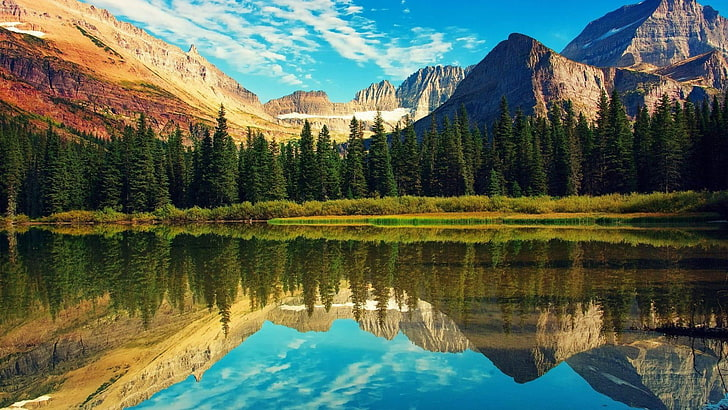
#> input picture image.jpg, 728 x 410 px, found by its file name
$ jupyter execute Project1.ipynb
#> lines starting #> are read from the running program, lines starting #| are printed output that depends on the picture
> **Môn học: Xử lý ảnh số và thị giác máy tính - CO3057**

> **Project 1: Grayscale and color images**

> Họ và tên: Trần Minh Khoa

> MSSV: 2110278

> [Link github repository](https://)

---

# **1. Công thức toán liên quan**

> ## **1.1. Chuyển đổi ảnh màu sang ảnh xám**
*   Công thức: $Gray = 0.2989 \times R + 0.5870 \times G + 0.1140 \times B$
*   Trong đó R, G, B là giá trị của các pixel ảnh màu, và Gray là giá trị pixel ảnh xám tương ứng.

> ## **1.2. Kết hợp các channel màu để tạo ảnh màu từ ảnh xám**
*   Công thức: $RGB=(Gray,Gray,Gray)$

---

# **2. Hiện thực và đưa ra kết quả**

[cell 1]
# Thư viện
import cv2
from google.colab.patches import cv2_imshow
import numpy as np

[cell 2]
# Đọc file ảnh màu
img = cv2.imread('/image.jpg')
#> img is the input picture: shape (410, 728, 3); mean B, G, R 82.1, 102.1, 88.4

# Hiển thị ảnh màu
cv2_imshow(img)

[cell 3]
# Đọc file ảnh xám
gray_img = cv2.imread('/image.jpg',0)
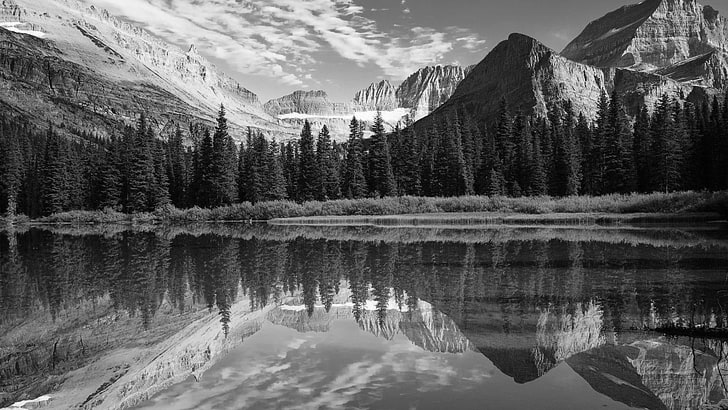
#> gray_img: shape (410, 728); min 0, max 255, mean 95.7

# Hiển thị ảnh xám
cv2_imshow(gray_img)

> ## **2.1. Chuyển đổi ảnh màu sang ảnh xám**

[cell 4]
# Lấy 3 ảnh xám từ 3 kênh màu b,g,r của ảnh màu
r,g,b = img[:,:,0], img[:,:,1], img[:,:,2]
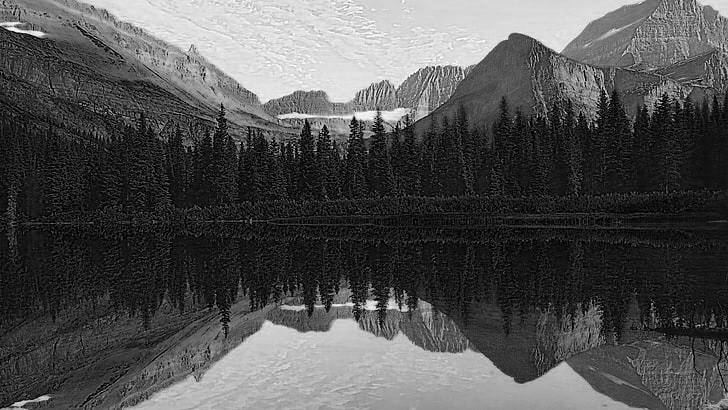
#> r: shape (410, 728); min 0, max 255, mean 82.1
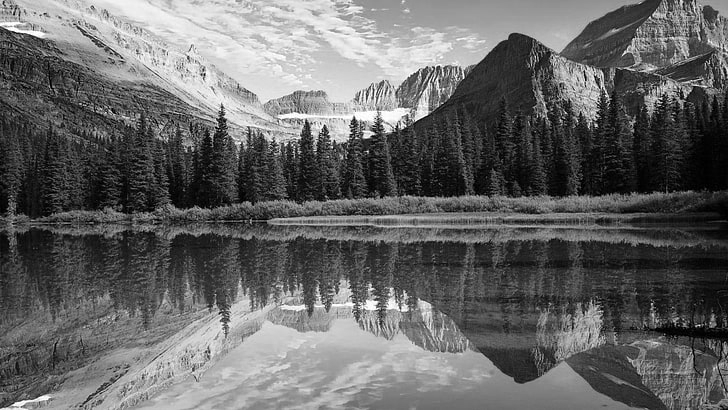
#> g: shape (410, 728); min 0, max 255, mean 102.1
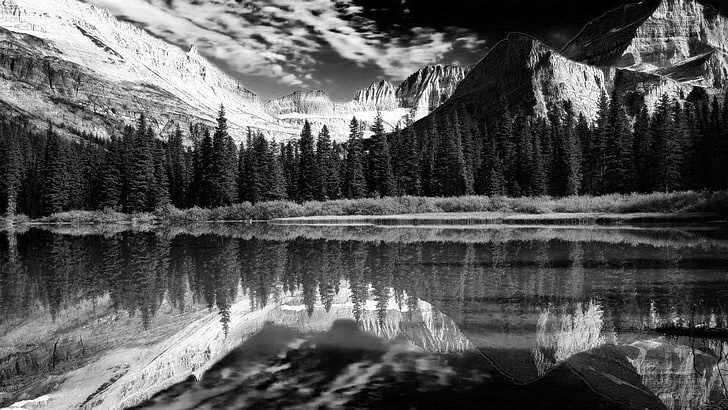
#> b: shape (410, 728); min 0, max 255, mean 88.4

# Hiển thị ảnh xám của 3 kênh màu
cv2_imshow(r)
cv2_imshow(g)
cv2_imshow(b)

> > ### *2.1.1. Sử dụng công thức toán*

[cell 5]
# Tạo ảnh xám theo công thức toán
gray_1 = 0.2989*r + 0.5870*g + 0.1140*b
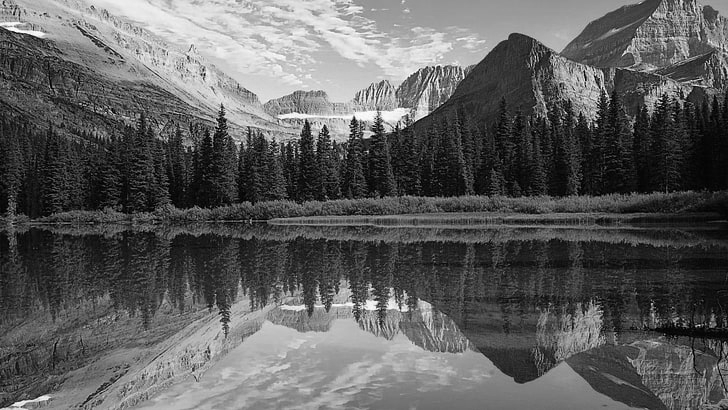
#> gray_1: shape (410, 728) float64; min 0, max 254.3, mean 94.6

# Hiển thị ảnh xám
cv2_imshow(gray_1)

### *2.1.2. Sử dụng built-in function*

[cell 6]
# Tạo ảnh xám bằng built-in function của OpenCV
gray_2 = cv2.cvtColor(img, cv2.COLOR_RGB2GRAY)

# Hiển thị ảnh xám
cv2_imshow(gray_2)

> ## **2.2. Kết hợp các channel màu để tạo ảnh màu từ các ảnh xám**

> > ### *2.2.1. Sử dụng built-in function*

[cell 7]
img_combined_1 = cv2.merge([r,g,b])

# Hiển thị ảnh màu kết hợp
cv2_imshow(img_combined_1)

> > ### *2.2.2. Sử dụng công thức*

[cell 8]
# Lấy chiều cao, chiều rộng và chiều sâu của ảnh xám
h, w = gray_img.shape
#> h = 410; w = 728

# Tạo một ảnh màu mới có kích thước và kiểu dữ liệu tương tự ảnh xám
img_combined_2 = np.zeros((h, w, 3), dtype=np.uint8)

# Hiển thị ảnh mới
cv2_imshow(img_combined_2)

[cell 9]
# Gán giá trị màu cho từng kênh màu
img_combined_2[:,:,0] = r  # Kênh màu xanh lam
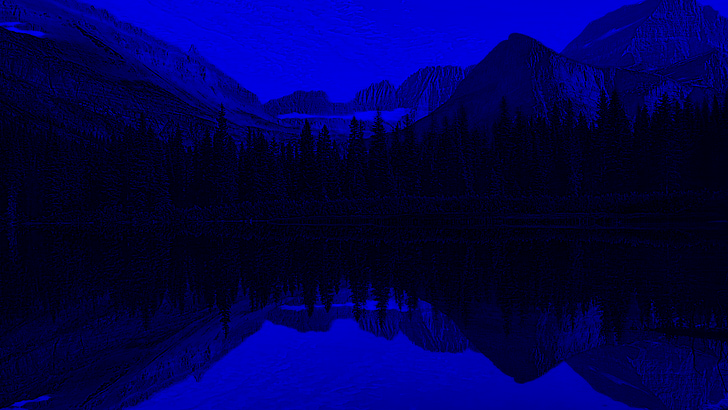
#> img_combined_2: shape (410, 728, 3); mean of channels 0, 1, 2 82.1, 0, 0; drawn as B, G, R
img_combined_2[:,:,1] = g  # Kênh màu xanh lá cây
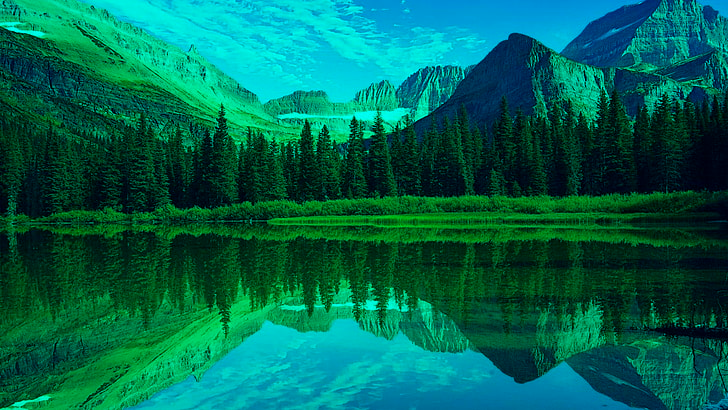
#> img_combined_2: shape (410, 728, 3); mean of channels 0, 1, 2 82.1, 102.1, 0; drawn as B, G, R
img_combined_2[:,:,2] = b  # Kênh màu đỏ

# Hiển thị ảnh kết hợp
cv2_imshow(img_combined_2)
